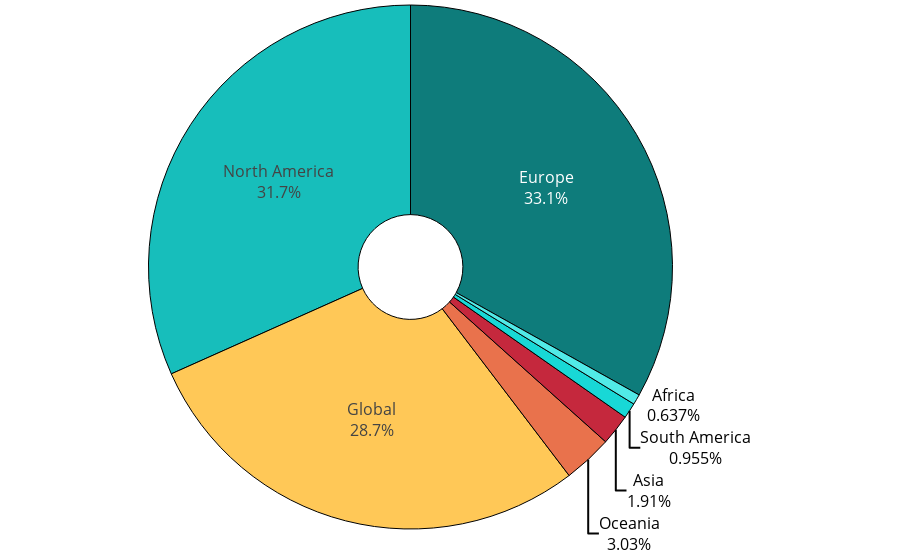

Notebook source saved alongside this figure:
### Code cell
continent_his = (
    df_organizations["continent"]
    .value_counts()
    .to_frame()
    .rename_axis("continent_name")
)
continent_his.rename(
    index={
        "EU": "Europe",
        "NA": "North America",
        "": "Global",
        "OC": "Oceania",
        "AS": "Asia",
        "SA": "South America",
        "AF": "Africa",
    },
    inplace=True,
)
fig = px.pie(
    continent_his.reset_index(),
    values="continent",
    names="continent_name",
    color_discrete_sequence=color_discrete_sequence,
    hole=0.2,
)

fig.update_layout(
    font_size=16,
    showlegend=False,
    hovermode=False,
)
fig.update_traces(
    textposition="auto",
    textinfo="label+percent",
    marker=dict(line=dict(color=boarder_color, width=1)),
)
fig["layout"].update(margin=dict(l=0, r=0, b=0, t=0))

fig.show()

### Figure 1 — Plotly figure (JSON) as saved in the notebook; plotly's stock layout.template omitted (floating-point values rounded to 4 significant figures)
{"data": [{"domain": {"x": [0, 1], "y": [0, 1]}, "hole": 0.2, "hovertemplate": "continent_name=%{label}<br>continent=%{value}<extra></extra>", "labels": ["Europe", "North America", "Global", "Oceania", "Asia", "South America", "Africa"], "legendgroup": "", "marker": {"line": {"color": "#000000", "width": 1}}, "name": "", "showlegend": true, "textinfo": "label+percent", "textposition": "auto", "type": "pie", "values": [208, 199, 180, 19, 12, 6, 4]}], "layout": {"font": {"size": 16}, "hovermode": false, "legend": {"tracegroupgap": 0}, "margin": {"b": 0, "l": 0, "r": 0, "t": 0}, "piecolorway": ["#0E7C7B", "#17BEBB", "#FFC857", "#E9724C", "#C5283D"], "showlegend": false}}
